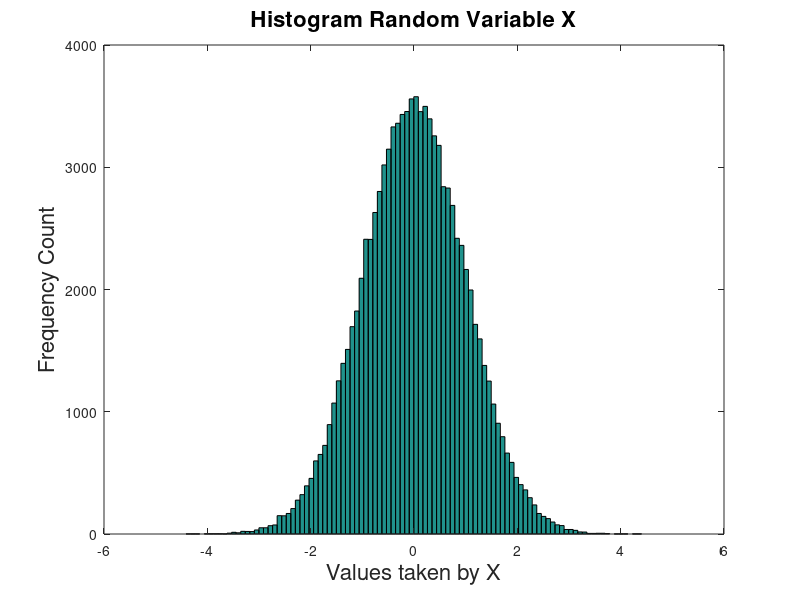
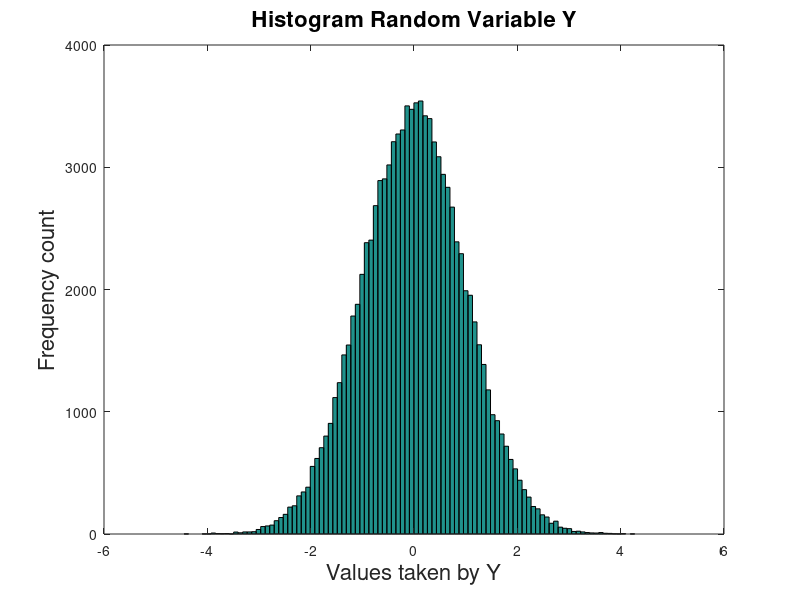

MATLAB code for these plots, in order:
% q6 implements the polar method for generating
% a random variable with standard normal distribution.
% X and Y are the variables being generated.
% Here we have used the rand(1) function
% to obtain an instance of a uniformly distributed
% random variable. 
% We check the mean and standard distribution of 
% the generated variables and verify the shape
% of the histogram.

clear;
close all;

ite=1e5; % iterations

% normal radnom variables to simulate
X= zeros(ite,1);
Y= zeros(ite,1);

for i=1:ite

% generate two uniform random variable instances    
u1= rand(1);
u2= rand(1);


% formulae to obtain two independent uniform random variables
X(i)= sqrt(-2*log(u1))*cos(2*3.14*u2); % will rand be independent in same statement?

Y(i)= sqrt(-2*log(u1))*sin(2*3.14*u2);

end

% checking mu and sigma
meanX=mean(X)
stdX= std(X)


meanY=mean(X)
stdY= std(X)

% histogram to check the nature of pdf
hist(X,100);
title('Histogram Random Variable X','FontSize',16);
xlabel('Values taken by X','FontSize',16);
ylabel('Frequency Count','FontSize',16);


figure

hist(Y,100);
title('Histogram Random Variable Y','FontSize',16);
xlabel('Values taken by Y','FontSize',16);
ylabel('Frequency count','FontSize',16);
